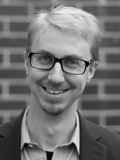
#> input picture images/emil_eifrem-120x160.jpg, 120 x 160 px; its folder holds only this picture in this run
$ jupyter execute --allow-errors associative_memory.ipynb   (shell and % lines are left out)
#> lines starting #> are read from the running program, lines starting #| are printed output that depends on the picture; after the words box and inside, x2 and y2 are one past the last pixel; in counts of white or black regions, pixels touching at a corner belong together
#### Install dependencies
I use the official Neo4j python driver and [Pillow](https://pillow.readthedocs.io/en/stable/) - Python Imaging Library

import sys
!{sys.executable} -m pip install neo4j
!{sys.executable} -m pip install --upgrade Pillow

[cell 1]
from pathlib import Path
from PIL import Image
from PIL import ImageStat
from PIL import ImageOps
from neo4j import GraphDatabase
from numpy import dot
from numpy.linalg import norm

import matplotlib.pyplot as plt
import numpy as np
import pandas as pd
import plotly.graph_objects as go

import random

current_directory = Path.cwd()

#### Load all the images and show them
The images are simple grayscale images

[cell 2]
def loadImage(image_path):
    # Read the image
    return Image.open(image_path)
#> returned value is the input picture: PIL image 120x160 L; min 0, max 237, mean 114.5
#> in resize, `return ImageOps.scale(image, factor, resample=Image.LANCZOS)`:
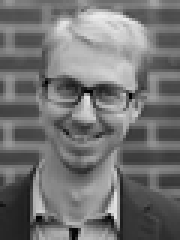
#> returned value: PIL image 60x80 L (shown 3 times larger); min 0, max 236, mean 114.6

[cell 3]
def thresholdImage(image):
    stat = ImageStat.Stat(image)
    # get the average value of the pixels
    mean = stat.mean
#> mean = [114.6]
    # get the pixels as a numpy array
    pixels = np.array(image)
    # simple treshold using the average value of the pixels
    pixels[pixels >= mean] = 255
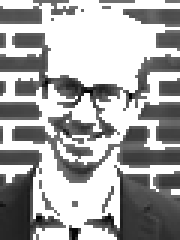
#> pixels: shape (80, 60) (shown 3 times larger); min 0, max 255, mean 166.5
    pixels[pixels < mean] = 0
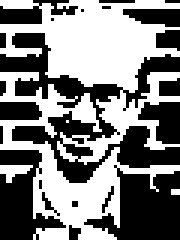
#> pixels: shape (80, 60) (shown 3 times larger); 50.2% white; 22 black regions (13 under 20 px), largest, box (x1, y1, x2, y2) and area: (0, 11, 60, 61) 971, (28, 55, 60, 80) 477, (0, 50, 22, 80) 355
    # show the thresholded image
    th_image = Image.fromarray(pixels)

    return pixels

[cell 4]
def shrinkMatrix(matrix):
    return np.matrix(matrix).getA1()

[cell 5]
def resize(image, factor=0.5):
    return ImageOps.scale(image, factor, resample=Image.LANCZOS)

[cell 6]
def toNetworkPattern(array):
    pattern = []
    for i in range(0,len(array)):
        if array[i] == 0:
            pattern.append(-1)
        if array[i] == 255:
            pattern.append(1)
    #pattern[pattern == 0] = -1
    #pattern[pattern == 255] = 1

    return pattern

[cell 7]
# [16 lines left out: function networkPatternToThresholdedImage, not called in this run]

[cell 8]
update_state_query = """
    WITH $pattern as training_pattern
    WITH apoc.coll.shuffle(range(1, size(training_pattern), 1)) as is, training_pattern
    UNWIND is as i
    WITH i, training_pattern
    MATCH (n1:Neuron {id: i})-[r]-(n2:Neuron)
    WITH n1, sum(r.weight * n2.state) as sum
    SET n1.oldState = n1.state, n1.state = CASE WHEN sum >= 0 THEN 1 ELSE -1 END
    RETURN n1.id, n1.oldState, n1.state
"""

check_stable_state_query = """
    MATCH (n:Neuron)
    WHERE n.state <> n.oldState
    RETURN count(n.id) as count
"""

get_output_query = """
    MATCH (n:Neuron)
    WITH n order by n.id asc
    RETURN collect(n.state) as output
"""

# [27 lines left out: function retrieve_image, not called in this run]

[cell 9]
def random_noise(image, perc=0.2):
    noisy_image = []

    for i in range(0, len(image)):
        row = image[i]
        noisy_row = []
        for j in range(0, len(row)):
            rand = random.random()
            if rand <= perc:
                if row[j] == 255:
                    noisy_row.append(0)
                else:
                    noisy_row.append(255)
            else:
                noisy_row.append(row[j])

        noisy_image.append(noisy_row)

    return noisy_image

[cell 10]
def crop(image, factor=0.5):
    cropped_image = []

    # Crop the right side of the image
    for i in range(0,len(image)):
        row = image[i]
        start = int(len(row) * 0.5)
        # take the right side of the array and set all the values to 1 (255)
        row[start:]=255
        cropped_image.append(row)

    plt.figure(figsize=(8, 8))
    plt.imshow(cropped_image, cmap='gray', vmin=0, vmax=255)

    return cropped_image

[cell 11]
patterns = []

image_paths = Path(current_directory.joinpath('images/')).glob('*.jpg')
image_list = list(image_paths)

fig, ax = plt.subplots(nrows=3, ncols=6, figsize=(10, 10))
i = 0
for image_path in image_list:
    # load the image
    image = loadImage(image_path)
    # and show it
    ax1 = ax[0][i]
    ax1.imshow(image, cmap='gray', vmin=0, vmax=255)

    # resize the image
    resized_image = resize(image, 0.5)
    # and show it
    ax2 = ax[1][i]
    ax2.imshow(resized_image, cmap='gray', vmin=0, vmax=255)

    # threshold the image
    thresholded_image = thresholdImage(resized_image)
    # and show it
    ax3 = ax[2][i]
    ax3.imshow(thresholded_image, cmap='gray', vmin=0, vmax=255)

    array = shrinkMatrix(thresholded_image)
#> array = 4800 values, max 255 at index 0, min 0 at index 11, mean 128.1
    patterns.append(toNetworkPattern(array))
#> after the loop in toNetworkPattern, `for i in range(0,len(array)):`: pattern = 4800 values, max 1 at index 0, min -1 at index 11, mean 0.00458
    i = i + 1

plt.show()
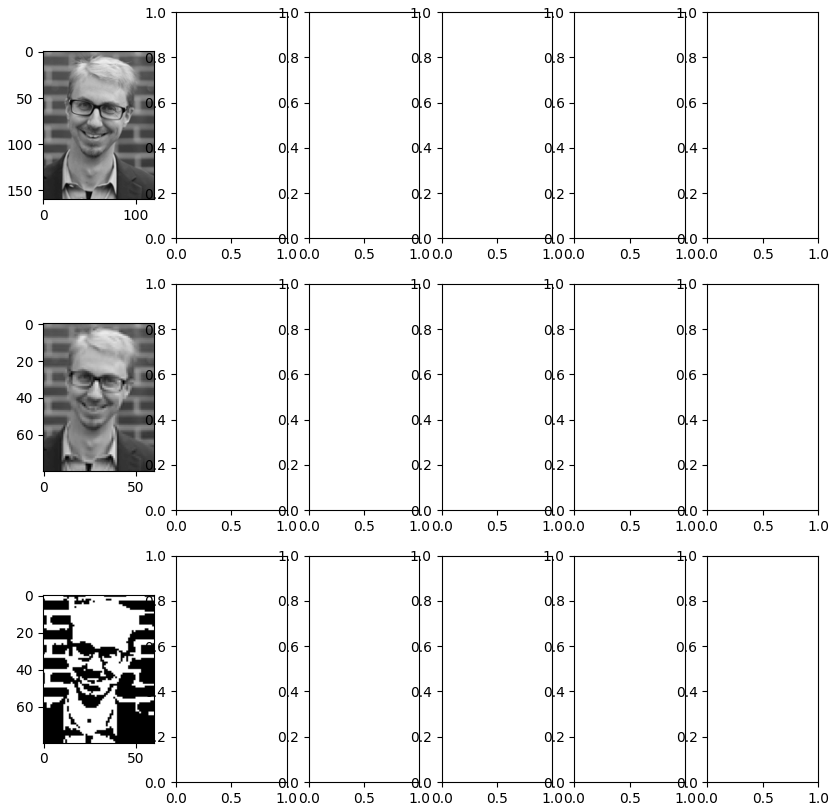
#> figure drawn by matplotlib, 3 panels

#### Resize images
The orginal images are 120px wide and 160px high. The size of the array representing an image is 120x160 = 19,200. In order to have a small neural network I reduce the dimension of the images up to 50% (60x80 = 4,800).
Here is an example for the last image (the non-human Michael Hunger :D)

[cell 12]
plt.figure(figsize=(8, 8))
michael_hunger = current_directory.joinpath('images/headshot-michael-hunger.jpg')
#> (the rest of this cell did not finish here and is left out)

#### Convert images to white & black
I do a simple threshold processing to each image. I take the average value of the pixels as documented [here](https://pillow.readthedocs.io/en/stable/reference/ImageStat.html). Each pixel value that is lower than the average will be set to 0 while each pixel value that is higher than the average value will be set to 255.

[cell 13]
plt.figure(figsize=(8, 8))
thresholded_image = thresholdImage(resized_image)
plt.imshow(thresholded_image, cmap='gray', vmin=0, vmax=255)
#array = shrinkMatrix(matrix)

#### Store the images in the Hopfield network
The model of the this network uses a variation of classic McCulloch and Pitts neuron. It's the first computational model of a neuron that was proposed by Warren MuCulloch (neuroscientist) and Walter Pitts (logician) in 1943. It takes inspiration from the biological neuron: there are the dendrites that take inputs from other neurons, the soma processing the inputs and then the output is propagated through the axon (and then to the synapses, the point of contact with other neurons). A McCulloch and Pitts neuron is composed by two parts:

The first one is the sum of all the inputs coming from the other neurons (through the synapses):

\begin{equation*} X = (x_1, x_2, ... , x_N) \quad \quad g(X) = \sum_{i=1}^N x_i \end{equation*}

The second part is the processing function of the inputs (let say that the function _g_ is the soma):

\begin{equation*} f(g(X)) = 1 \quad \text{if } g(X) >= \Theta \\ f(g(X)) = 0 \quad \text{if } g(X) < \Theta \end{equation*}

Where theta is the threshold.

This model is the simplest we can use to build a neural network but we need learning rule, that is a way to evolve the weights of the connections between the neurons and the state of each neuron as well. If we have a connection that starts from the neuron A and ends to the neuron B than the input for B will be the product of A's output by the weight of the connection between A and B.

One of the most famous learning rules is the Hebbian rule. Hebb’s rule is a postulate proposed by Donald Hebb in 1949 and describes how the neuronal activities influence the connection between neurons. The classical Hebb’s rule indicates “neurons that fire together, wire together”. This means that the connections between two neurons might be strengthened if the neurons fire simultaneously. The Hebbian Rule works well as long as all the input patterns are orthogonal or uncorrelated. The requirement of orthogonality places serious limitations on the Hebbian Learning Rule.

The Hopfield model is an associative memory model using the Hebb’s rule. The learning rule for this model is described by the following equation:

\begin{equation*}
w_{ij} = \frac{1}{N} \sum_{\mu=1}^P x_i^\mu x_j^\mu
\end{equation*}

##### Store the pattern into Neo4j
Here is the cypher queries to create the Hopfield network and learn the pattern using the Hebbian rule

[cell 14]
number_of_nodes = len(patterns[0])
#> number_of_nodes = 4800
print("Number of nodes (size of one pattern): {:,}".format(number_of_nodes))
#| Number of nodes (size of one pattern): 4,800

uri = "neo4j://localhost:7687"
#> (the rest of this cell did not finish here and is left out)

According to the Hebbian rule, for a given pattern $\mu$, if two element $x^{\mu}_i$ and $x^{\mu}_j$ are equals than for the neurons $i$ and $j$ the product $x_i^\mu x_j^\mu$ will be positive otherwise the value will be negative. Let's take the first neuron $i = 1$ and five neighbours of $i$ where $w_{ij} < 0$. We expect that most of the values $\mu_i$ and $\mu_j$ (the pixels in our patterns) will not have the same sign.

Let's see an example:

#> (a cell that did not finish here is left out)

As you can see most of the values are negative. As you can see Neo4j let you investigate the structure of the neural network and explore out the connections change and are updated. Neural networks work like a black box but having the entire network in a graph database let us understand what happens under the hood.

Let's try to ask the network to retrieve one of the previous pattern. If someone shows me a picture of Michael Hunger I will retrieve it from my memory.

How can we achive this with the Hopfield network? Our neurons are both the input layer and the output layer of the neural network. What we need to do is to set the initial state of our neurons according to the values of our pattern (the pattern we want to retrieve) and then apply the Hebbian rule to update the states of the neurons.

[cell 16]
init_pattern_query = """
    WITH $pattern as training_pattern
    UNWIND range(1, size(training_pattern), 1) as index
    MATCH (n:Neuron {id: index})
    SET n.state = training_pattern[index]
    SET n.oldState = 0
"""

#> (the rest of this cell did not finish here and is left out)

#### Retrieve a stored image

Let's try to retrieve a previously stored image. We just only set the input of our network and then iterate until convergence. After we reach a stable state we get the state of each neuron back and convert back to a matrix with 80 rows and 60 columns (and 0 or 255 values). We also check the similarity between the original input and the network output.

#> (a cell that did not finish here is left out)

#### Retrieve a stored image from a partial one

Let's try to retrieve a previously stored image but the input will be a partial image of the original one. I want to see if the network will be able to retrieve the original image with a cropped version of it.

I take the original image and will set all the pixels of the right half to white and I will use this new modified image as the input of the network. Then I will iterate until convergence.

[cell 18]
thresholded_image = thresholdImage(resized_image)
# [6 lines of commented-out code are left out]
cropped_image = crop(thresholded_image)
#> the loop in crop, `for i in range(0,len(image)):` made 80 passes
#> after the loop in crop, `for i in range(0,len(image)):`: cropped_image = 80 items
#> cropped_image = 80 items
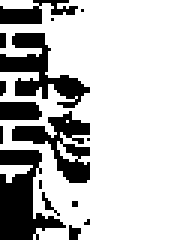
#> thresholded_image: shape (80, 60) (shown 3 times larger); 75.9% white; 16 black regions (11 under 20 px), largest, box (x1, y1, x2, y2) and area: (0, 50, 22, 80) 355, (0, 11, 30, 36) 291, (4, 37, 30, 61) 257, (0, 0, 26, 8) 108, (0, 34, 14, 40) 79

cropped_array = shrinkMatrix(cropped_image)
#> cropped_array = 4800 values, max 255 at index 0, min 0 at index 11, mean 193.6
cropped_pattern = toNetworkPattern(cropped_array)#.tolist()
#> cropped_pattern = 4800 values, max 1 at index 0, min -1 at index 11, mean 0.518

#> (the rest of this cell did not finish here and is left out)

I will try with just only 33% of the original image

[cell 19]
thresholded_image = thresholdImage(resized_image)
# [6 lines of commented-out code are left out]
cropped_image = crop(thresholded_image, 0.3)
#> the loop in crop (call 2), `for i in range(0,len(image)):` made 80 passes

plt.figure(figsize=(8, 8))
plt.imshow(cropped_image, cmap='gray', vmin=0, vmax=255)

cropped_array = shrinkMatrix(cropped_image)
cropped_pattern = toNetworkPattern(cropped_array)

#> (the rest of this cell did not finish here and is left out)

#### Retrieve a stored image from a noisy one

Let's try to retrieve a previously stored image but the input will be a noisy image of the original one. I want to see if the network will be able to retrieve the original image with a cropped version of it.

I take the original image and I will change the value of pixels with a certain probability and I will use this new modified image as the input of the network. Then I will iterate until convergence.

[cell 20]
thresholded_image = thresholdImage(resized_image)
# 20% of the pixels will be flipped, if 255 then 0 otherwise 255
noisy_image = random_noise(thresholded_image)
#> the loop in random_noise, `for i in range(0, len(image)):` made 80 passes
#> after the loop in random_noise, `for i in range(0, len(image)):`: noisy_image = 80 items
#> noisy_image = 80 items
plt.figure(figsize=(8, 8))
plt.imshow(noisy_image, cmap='gray', vmin=0, vmax=255)

noisy_array = shrinkMatrix(noisy_image)
#> noisy_array = 4800 values, max 255 at index 0, min 0 at index 11, mean 129.2
noisy_pattern = toNetworkPattern(noisy_array)
#> noisy_pattern = 4800 values, max 1 at index 0, min -1 at index 11, mean 0.0133

#> (the rest of this cell did not finish here and is left out)

#### Mess the thing around

Now I want to try to reach the limit and see what happens if half of the image is corrupted by noise. But, before starting, a brief consideration. The noisy image that I will obtain with a 50% of noisy pixels is really messy and no human can understand and recall the orginal image.

The result of the network is even more interesting because it's always Michael Hunger but a negative version of the original image. The result is not one of the original image but it's a (valid) local minimum of the energy function (of the Hopfield network). This state is called a spurious state that is something that has not been stored previously.

[cell 21]
thresholded_image = thresholdImage(resized_image)
# 50% of the pixels will be flipped, if 255 then 0 otherwise 255
noisy_image = random_noise(thresholded_image, 0.6)
#> the loop in random_noise (call 2), `for i in range(0, len(image)):` made 80 passes
plt.figure(figsize=(8, 8))
plt.imshow(noisy_image, cmap='gray', vmin=0, vmax=255)

noisy_array = shrinkMatrix(noisy_image)
#> noisy_array = 4800 values, max 255 at index 2, min 0 at index 0, mean 127.7
noisy_pattern = toNetworkPattern(noisy_array)
#> noisy_pattern = 4800 values, max 1 at index 2, min -1 at index 0, mean 0.00125

#> (the rest of this cell did not finish here and is left out)

$ run again, on images/jim_webber-120x160.jpg
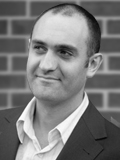
#> input picture images/jim_webber-120x160.jpg, 120 x 160 px
#> in loadImage, returned value is the input picture: PIL image 120x160 L; min 6, max 255, mean 121.1
#> mean = [121.1]
#> in thresholdImage, `pixels[pixels < mean] = 0`:
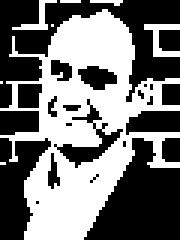
#> pixels: shape (80, 60) (shown 3 times larger); 45.8% white; 8 white regions (5 under 20 px), largest, box (x1, y1, x2, y2) and area: (0, 3, 60, 80) 2078, (48, 8, 60, 19) 57, (4, 0, 19, 10) 41
#> array = 4800 values, max 255 at index 13, min 0 at index 0, mean 116.9
#> after the loop in toNetworkPattern, `for i in range(0,len(array)):`: pattern = 4800 values, max 1 at index 13, min -1 at index 0, mean -0.0833
#> number_of_nodes = 4800
#| Number of nodes (size of one pattern): 4,800
#> the loop in crop, `for i in range(0,len(image)):` made 80 passes
#> after the loop in crop, `for i in range(0,len(image)):`: cropped_image = 80 items
#> `cropped_image = crop(thresholded_image)`:
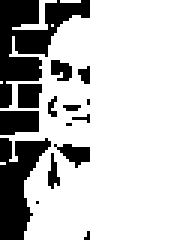
#> thresholded_image: shape (80, 60) (shown 3 times larger); 76% white; 15 black regions (8 under 20 px), largest, box (x1, y1, x2, y2) and area: (0, 0, 30, 36) 485, (0, 46, 17, 80) 338, (0, 37, 13, 45) 96
#> cropped_array = 4800 values, max 255 at index 13, min 0 at index 0, mean 193.9
#> cropped_pattern = 4800 values, max 1 at index 13, min -1 at index 0, mean 0.521
#> the loop in crop (call 2), `for i in range(0,len(image)):` made 80 passes
#> the loop in random_noise, `for i in range(0, len(image)):` made 80 passes
#> after the loop in random_noise, `for i in range(0, len(image)):`: noisy_image = 80 items
#> `noisy_array = shrinkMatrix(noisy_image)`: noisy_array = 4800 values, max 255 at index 13, min 0 at index 0, mean 121.8
#> `noisy_pattern = toNetworkPattern(noisy_array)`: noisy_pattern = 4800 values, max 1 at index 13, min -1 at index 0, mean -0.0446
#> the loop in random_noise (call 2), `for i in range(0, len(image)):` made 80 passes
#> `noisy_array = shrinkMatrix(noisy_image)`: noisy_array = 4800 values, max 255 at index 0, min 0 at index 2, mean 130.8
#> `noisy_pattern = toNetworkPattern(noisy_array)`: noisy_pattern = 4800 values, max 1 at index 0, min -1 at index 2, mean 0.0258

$ run again, on images/mark_needam1-120-x160.jpg
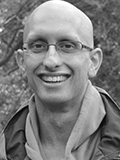
#> input picture images/mark_needam1-120-x160.jpg, 120 x 160 px
#> in loadImage, returned value is the input picture: PIL image 120x160 L; min 1, max 255, mean 125.3
#> mean = [125.3]
#> in thresholdImage, `pixels[pixels < mean] = 0`:
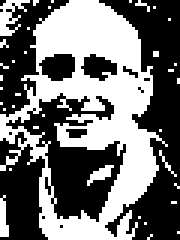
#> pixels: shape (80, 60) (shown 3 times larger); 44.8% white; 37 white regions (33 under 20 px), largest, box (x1, y1, x2, y2) and area: (0, 0, 56, 80) 1969, (0, 0, 10, 12) 58, (0, 65, 3, 79) 30, (29, 55, 38, 62) 28
#> array = 4800 values, max 255 at index 2, min 0 at index 0, mean 114.3
#> after the loop in toNetworkPattern, `for i in range(0,len(array)):`: pattern = 4800 values, max 1 at index 2, min -1 at index 0, mean -0.103
#> number_of_nodes = 4800
#| Number of nodes (size of one pattern): 4,800
#> the loop in crop, `for i in range(0,len(image)):` made 80 passes
#> after the loop in crop, `for i in range(0,len(image)):`: cropped_image = 80 items
#> `cropped_image = crop(thresholded_image)`:
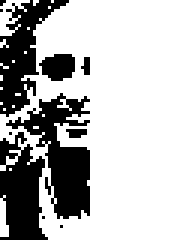
#> thresholded_image: shape (80, 60) (shown 3 times larger); 71.3% white; 11 black regions (7 under 20 px), largest, box (x1, y1, x2, y2) and area: (2, 31, 30, 73) 499, (0, 44, 16, 80) 380, (0, 0, 23, 39) 378, (13, 18, 25, 27) 83
#> cropped_array = 4800 values, max 255 at index 2, min 0 at index 0, mean 181.8
#> cropped_pattern = 4800 values, max 1 at index 2, min -1 at index 0, mean 0.426
#> the loop in crop (call 2), `for i in range(0,len(image)):` made 80 passes
#> the loop in random_noise, `for i in range(0, len(image)):` made 80 passes
#> after the loop in random_noise, `for i in range(0, len(image)):`: noisy_image = 80 items
#> `noisy_array = shrinkMatrix(noisy_image)`: noisy_array = 4800 values, max 255 at index 2, min 0 at index 0, mean 118.4
#> `noisy_pattern = toNetworkPattern(noisy_array)`: noisy_pattern = 4800 values, max 1 at index 2, min -1 at index 0, mean -0.0712
#> the loop in random_noise (call 2), `for i in range(0, len(image)):` made 80 passes
#> `noisy_array = shrinkMatrix(noisy_image)`: noisy_array = 4800 values, max 255 at index 0, min 0 at index 3, mean 131.9
#> `noisy_pattern = toNetworkPattern(noisy_array)`: noisy_pattern = 4800 values, max 1 at index 0, min -1 at index 3, mean 0.0342

$ run again, on images/nigel_2017.jpg
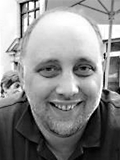
#> input picture images/nigel_2017.jpg, 120 x 160 px
#> in loadImage, returned value is the input picture: PIL image 120x160 L; min 0, max 255, mean 137.5
#> mean = [137.4]
#> in thresholdImage, `pixels[pixels < mean] = 0`:
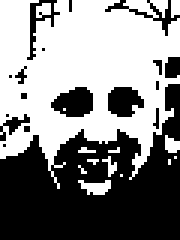
#> pixels: shape (80, 60) (shown 3 times larger); 52.1% white; 18 black regions (11 under 20 px), largest, box (x1, y1, x2, y2) and area: (0, 28, 60, 80) 1875, (17, 29, 31, 39) 103, (36, 29, 48, 39) 91
#> array = 4800 values, max 255 at index 0, min 0 at index 13, mean 132.9
#> after the loop in toNetworkPattern, `for i in range(0,len(array)):`: pattern = 4800 values, max 1 at index 0, min -1 at index 13, mean 0.0421
#> number_of_nodes = 4800
#| Number of nodes (size of one pattern): 4,800
#> the loop in crop, `for i in range(0,len(image)):` made 80 passes
#> after the loop in crop, `for i in range(0,len(image)):`: cropped_image = 80 items
#> `cropped_image = crop(thresholded_image)`:
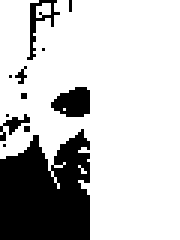
#> thresholded_image: shape (80, 60) (shown 3 times larger); 77% white; 12 black regions (8 under 20 px), largest, box (x1, y1, x2, y2) and area: (0, 43, 30, 80) 890, (17, 29, 30, 39) 97, (9, 0, 20, 20) 59, (0, 38, 10, 47) 32
#> cropped_array = 4800 values, max 255 at index 0, min 0 at index 13, mean 196.3
#> cropped_pattern = 4800 values, max 1 at index 0, min -1 at index 13, mean 0.54
#> the loop in crop (call 2), `for i in range(0,len(image)):` made 80 passes
#> the loop in random_noise, `for i in range(0, len(image)):` made 80 passes
#> after the loop in random_noise, `for i in range(0, len(image)):`: noisy_image = 80 items
#> `noisy_array = shrinkMatrix(noisy_image)`: noisy_array = 4800 values, max 255 at index 0, min 0 at index 13, mean 129.3
#> `noisy_pattern = toNetworkPattern(noisy_array)`: noisy_pattern = 4800 values, max 1 at index 0, min -1 at index 13, mean 0.0142
#> the loop in random_noise (call 2), `for i in range(0, len(image)):` made 80 passes
#> `noisy_array = shrinkMatrix(noisy_image)`: noisy_array = 4800 values, max 255 at index 2, min 0 at index 0, mean 130.3
#> `noisy_pattern = toNetworkPattern(noisy_array)`: noisy_pattern = 4800 values, max 1 at index 2, min -1 at index 0, mean 0.0221
